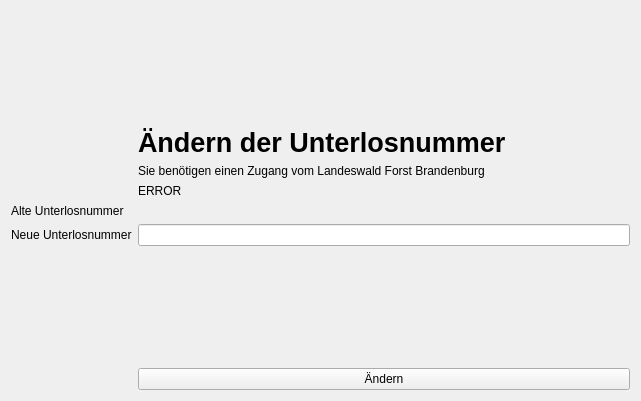
<?xml version="1.0" encoding="UTF-8"?>
<ui version="4.0">
 <class>unterlosnr_dialog</class>
 <widget class="QWidget" name="unterlosnr_dialog">
  <property name="geometry">
   <rect>
    <x>0</x>
    <y>0</y>
    <width>641</width>
    <height>401</height>
   </rect>
  </property>
  <property name="windowTitle">
   <string>Unterlosnummer ändern</string>
  </property>
  <layout class="QGridLayout" name="gridLayout">
   <item row="0" column="0">
    <layout class="QFormLayout" name="formLayout">
     <item row="1" column="1">
      <spacer name="verticalSpacer">
       <property name="orientation">
        <enum>Qt::Orientation::Vertical</enum>
       </property>
       <property name="sizeHint" stdset="0">
        <size>
         <width>20</width>
         <height>40</height>
        </size>
       </property>
      </spacer>
     </item>
     <item row="2" column="1">
      <widget class="QLabel" name="label_3">
       <property name="sizePolicy">
        <sizepolicy hsizetype="Preferred" vsizetype="Preferred">
         <horstretch>0</horstretch>
         <verstretch>0</verstretch>
        </sizepolicy>
       </property>
       <property name="font">
        <font>
         <pointsize>20</pointsize>
         <bold>true</bold>
        </font>
       </property>
       <property name="text">
        <string>Ändern der Unterlosnummer</string>
       </property>
      </widget>
     </item>
     <item row="3" column="1">
      <widget class="QLabel" name="label_4">
       <property name="sizePolicy">
        <sizepolicy hsizetype="Preferred" vsizetype="Preferred">
         <horstretch>0</horstretch>
         <verstretch>0</verstretch>
        </sizepolicy>
       </property>
       <property name="text">
        <string>Sie benötigen einen Zugang vom Landeswald Forst Brandenburg</string>
       </property>
      </widget>
     </item>
     <item row="4" column="1">
      <widget class="QLabel" name="unterlosnr_error_label">
       <property name="sizePolicy">
        <sizepolicy hsizetype="Preferred" vsizetype="Preferred">
         <horstretch>0</horstretch>
         <verstretch>0</verstretch>
        </sizepolicy>
       </property>
       <property name="text">
        <string>ERROR</string>
       </property>
      </widget>
     </item>
     <item row="5" column="0">
      <widget class="QLabel" name="label">
       <property name="text">
        <string>Alte Unterlosnummer</string>
       </property>
      </widget>
     </item>
     <item row="5" column="1">
      <widget class="QLabel" name="losnummer_old">
       <property name="text">
        <string/>
       </property>
      </widget>
     </item>
     <item row="6" column="0">
      <widget class="QLabel" name="label_2">
       <property name="text">
        <string>Neue Unterlosnummer</string>
       </property>
      </widget>
     </item>
     <item row="6" column="1">
      <widget class="QLineEdit" name="losnummer_new"/>
     </item>
     <item row="7" column="1">
      <spacer name="verticalSpacer_2">
       <property name="orientation">
        <enum>Qt::Orientation::Vertical</enum>
       </property>
       <property name="sizeHint" stdset="0">
        <size>
         <width>20</width>
         <height>40</height>
        </size>
       </property>
      </spacer>
     </item>
     <item row="8" column="1">
      <widget class="QPushButton" name="change_btn_send">
       <property name="text">
        <string>Ändern</string>
       </property>
      </widget>
     </item>
    </layout>
   </item>
  </layout>
 </widget>
 <resources/>
 <connections/>
</ui>
